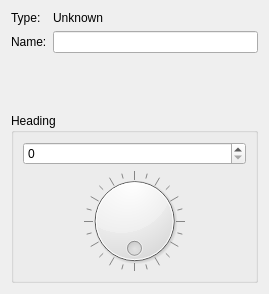
<?xml version="1.0" encoding="UTF-8"?>
<ui version="4.0">
 <class>Form</class>
 <widget class="QWidget" name="Form">
  <property name="geometry">
   <rect>
    <x>0</x>
    <y>0</y>
    <width>269</width>
    <height>294</height>
   </rect>
  </property>
  <property name="windowTitle">
   <string>Submarine Inspector</string>
  </property>
  <layout class="QVBoxLayout" name="verticalLayout_2">
   <item>
    <layout class="QFormLayout" name="formLayout">
     <item row="0" column="0">
      <widget class="QLabel" name="label_3">
       <property name="text">
        <string>Type:</string>
       </property>
      </widget>
     </item>
     <item row="0" column="1">
      <widget class="QLabel" name="typeLabel">
       <property name="text">
        <string>Unknown</string>
       </property>
      </widget>
     </item>
     <item row="1" column="0">
      <widget class="QLabel" name="label">
       <property name="text">
        <string>Name:</string>
       </property>
      </widget>
     </item>
     <item row="1" column="1">
      <widget class="QLineEdit" name="nameEdit"/>
     </item>
    </layout>
   </item>
   <item>
    <widget class="QGroupBox" name="groupBox">
     <property name="title">
      <string>Heading</string>
     </property>
     <layout class="QVBoxLayout" name="verticalLayout">
      <item>
       <widget class="QSpinBox" name="headingSpinBox">
        <property name="sizePolicy">
         <sizepolicy hsizetype="MinimumExpanding" vsizetype="Fixed">
          <horstretch>0</horstretch>
          <verstretch>0</verstretch>
         </sizepolicy>
        </property>
        <property name="minimum">
         <number>0</number>
        </property>
        <property name="maximum">
         <number>359</number>
        </property>
        <property name="value">
         <number>0</number>
        </property>
       </widget>
      </item>
      <item>
       <widget class="QDial" name="headingDial">
        <property name="minimumSize">
         <size>
          <width>100</width>
          <height>100</height>
         </size>
        </property>
        <property name="maximum">
         <number>359</number>
        </property>
        <property name="value">
         <number>0</number>
        </property>
        <property name="sliderPosition">
         <number>0</number>
        </property>
        <property name="orientation">
         <enum>Qt::Horizontal</enum>
        </property>
        <property name="invertedAppearance">
         <bool>true</bool>
        </property>
        <property name="invertedControls">
         <bool>true</bool>
        </property>
        <property name="wrapping">
         <bool>true</bool>
        </property>
        <property name="notchTarget">
         <double>15.000000000000000</double>
        </property>
        <property name="notchesVisible">
         <bool>true</bool>
        </property>
       </widget>
      </item>
     </layout>
    </widget>
   </item>
  </layout>
 </widget>
 <resources/>
 <connections/>
</ui>
